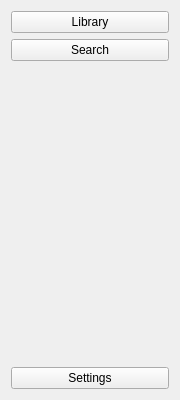
<?xml version="1.0" encoding="UTF-8"?>
<ui version="4.0">
 <class>Form</class>
 <widget class="QWidget" name="Form">
  <property name="geometry">
   <rect>
    <x>0</x>
    <y>0</y>
    <width>180</width>
    <height>400</height>
   </rect>
  </property>
  <property name="windowTitle">
   <string>Form</string>
  </property>
  <layout class="QVBoxLayout" name="verticalLayout">
   <item>
    <widget class="QPushButton" name="btn_library">
     <property name="text">
      <string>Library</string>
     </property>
    </widget>
   </item>
   <item>
    <widget class="QPushButton" name="btn_search">
     <property name="text">
      <string>Search</string>
     </property>
    </widget>
   </item>
   <item>
    <spacer name="verticalSpacer">
     <property name="orientation">
      <enum>Qt::Vertical</enum>
     </property>
     <property name="sizeHint" stdset="0">
      <size>
       <width>20</width>
       <height>40</height>
      </size>
     </property>
    </spacer>
   </item>
   <item>
    <widget class="QPushButton" name="btn_settings">
     <property name="text">
      <string>Settings</string>
     </property>
    </widget>
   </item>
  </layout>
 </widget>
 <resources/>
 <connections/>
</ui>
